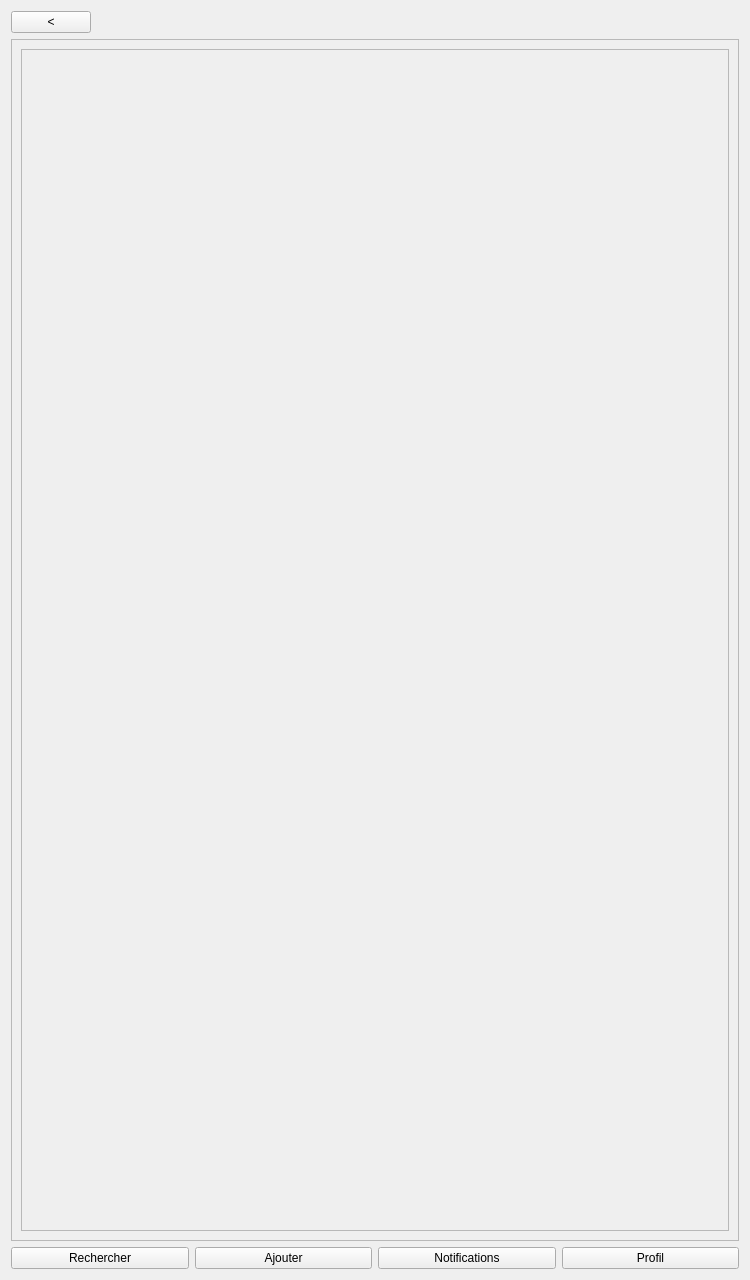
<?xml version="1.0" encoding="UTF-8"?>
<ui version="4.0">
 <class>Reservation</class>
 <widget class="QWidget" name="Reservation">
  <property name="geometry">
   <rect>
    <x>0</x>
    <y>0</y>
    <width>750</width>
    <height>1280</height>
   </rect>
  </property>
  <property name="windowTitle">
   <string>Form</string>
  </property>
  <layout class="QGridLayout" name="gridLayout_2">
   <item row="0" column="0">
    <layout class="QGridLayout" name="gridLayout">
     <item row="0" column="3">
      <spacer name="horizontalSpacer">
       <property name="orientation">
        <enum>Qt::Horizontal</enum>
       </property>
       <property name="sizeHint" stdset="0">
        <size>
         <width>40</width>
         <height>20</height>
        </size>
       </property>
      </spacer>
     </item>
     <item row="0" column="0">
      <widget class="QPushButton" name="button_retour_profil">
       <property name="text">
        <string>&lt;</string>
       </property>
      </widget>
     </item>
     <item row="0" column="2">
      <layout class="QGridLayout" name="gridLayout_titre"/>
     </item>
     <item row="0" column="1">
      <spacer name="horizontalSpacer_2">
       <property name="orientation">
        <enum>Qt::Horizontal</enum>
       </property>
       <property name="sizeHint" stdset="0">
        <size>
         <width>40</width>
         <height>20</height>
        </size>
       </property>
      </spacer>
     </item>
    </layout>
   </item>
   <item row="2" column="0">
    <layout class="QGridLayout" name="gridLayout_3">
     <item row="0" column="1">
      <widget class="QPushButton" name="button_icones_2">
       <property name="text">
        <string>Ajouter</string>
       </property>
      </widget>
     </item>
     <item row="0" column="2">
      <widget class="QPushButton" name="button_icones_3">
       <property name="text">
        <string>Notifications</string>
       </property>
      </widget>
     </item>
     <item row="0" column="3">
      <widget class="QPushButton" name="button_icones_4">
       <property name="text">
        <string>Profil</string>
       </property>
      </widget>
     </item>
     <item row="0" column="0">
      <widget class="QPushButton" name="button_icones">
       <property name="text">
        <string>Rechercher</string>
       </property>
      </widget>
     </item>
    </layout>
   </item>
   <item row="1" column="0">
    <widget class="QScrollArea" name="scrollArea">
     <property name="widgetResizable">
      <bool>true</bool>
     </property>
     <widget class="QWidget" name="scrollAreaWidgetContents_2">
      <property name="geometry">
       <rect>
        <x>0</x>
        <y>0</y>
        <width>730</width>
        <height>1194</height>
       </rect>
      </property>
      <layout class="QGridLayout" name="gridLayout_5">
       <item row="0" column="0">
        <widget class="QScrollArea" name="scrollArea_2">
         <property name="widgetResizable">
          <bool>true</bool>
         </property>
         <widget class="QWidget" name="scrollAreaWidgetContents">
          <property name="geometry">
           <rect>
            <x>0</x>
            <y>0</y>
            <width>710</width>
            <height>1174</height>
           </rect>
          </property>
          <layout class="QGridLayout" name="gridLayout_4">
           <item row="2" column="1">
            <spacer name="verticalSpacer_2">
             <property name="orientation">
              <enum>Qt::Vertical</enum>
             </property>
             <property name="sizeHint" stdset="0">
              <size>
               <width>20</width>
               <height>40</height>
              </size>
             </property>
            </spacer>
           </item>
           <item row="1" column="1">
            <layout class="QGridLayout" name="gridLayout_Reservation"/>
           </item>
           <item row="0" column="1">
            <spacer name="verticalSpacer">
             <property name="orientation">
              <enum>Qt::Vertical</enum>
             </property>
             <property name="sizeHint" stdset="0">
              <size>
               <width>20</width>
               <height>40</height>
              </size>
             </property>
            </spacer>
           </item>
          </layout>
         </widget>
        </widget>
       </item>
      </layout>
     </widget>
    </widget>
   </item>
  </layout>
 </widget>
 <resources/>
 <connections/>
</ui>
